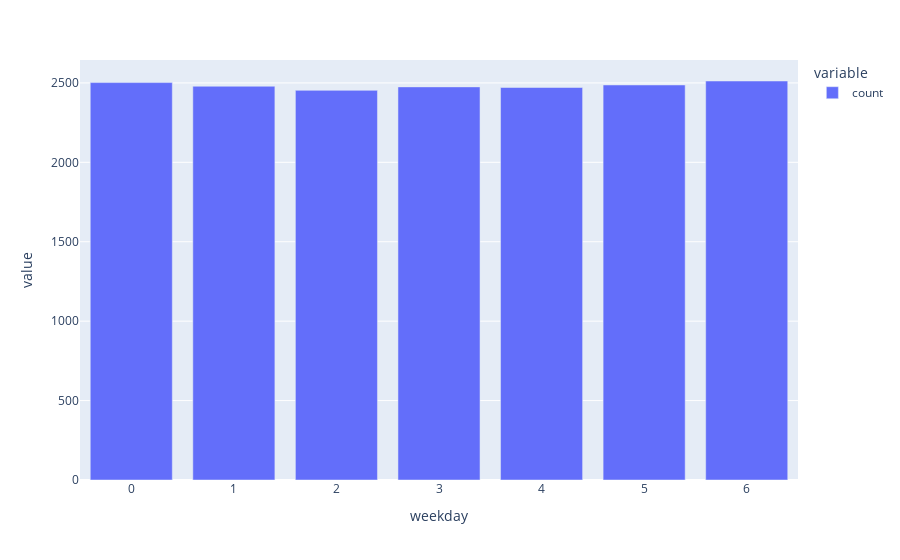

The notebook cell saved with this chart:
### Code cell
data_raw['weekday'].value_counts().plot.bar()

### Figure 1 — Plotly figure (JSON) as saved in the notebook; plotly's stock layout.template omitted (floating-point values rounded to 4 significant figures)
{"data": [{"alignmentgroup": "True", "hovertemplate": "variable=count<br>weekday=%{x}<br>value=%{y}<extra></extra>", "legendgroup": "count", "marker": {"color": "#636efa", "pattern": {"shape": ""}}, "name": "count", "offsetgroup": "count", "orientation": "v", "showlegend": true, "textposition": "auto", "type": "bar", "x": [6, 0, 5, 1, 3, 4, 2], "xaxis": "x", "y": [2512, 2502, 2487, 2479, 2475, 2471, 2453], "yaxis": "y"}], "layout": {"barmode": "relative", "legend": {"title": {"text": "variable"}, "tracegroupgap": 0}, "margin": {"t": 60}, "xaxis": {"anchor": "y", "domain": [0, 1], "title": {"text": "weekday"}}, "yaxis": {"anchor": "x", "domain": [0, 1], "title": {"text": "value"}}}}
